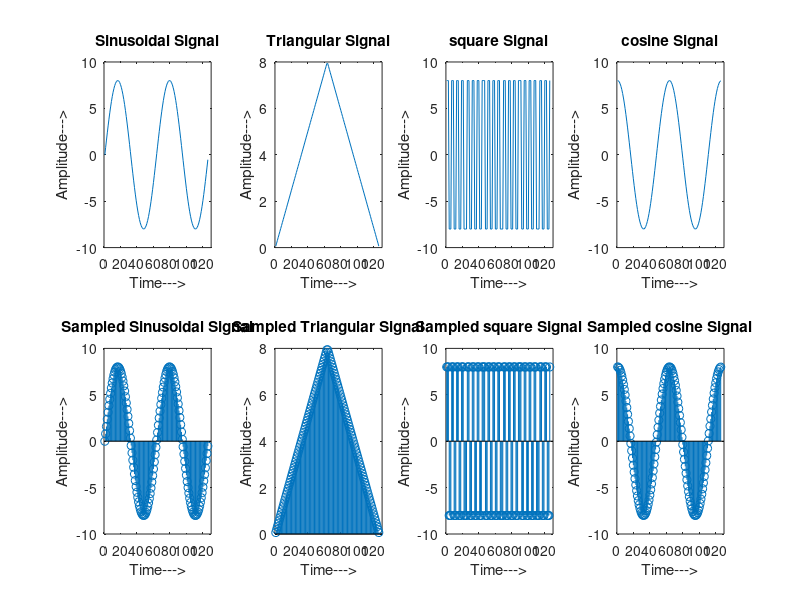
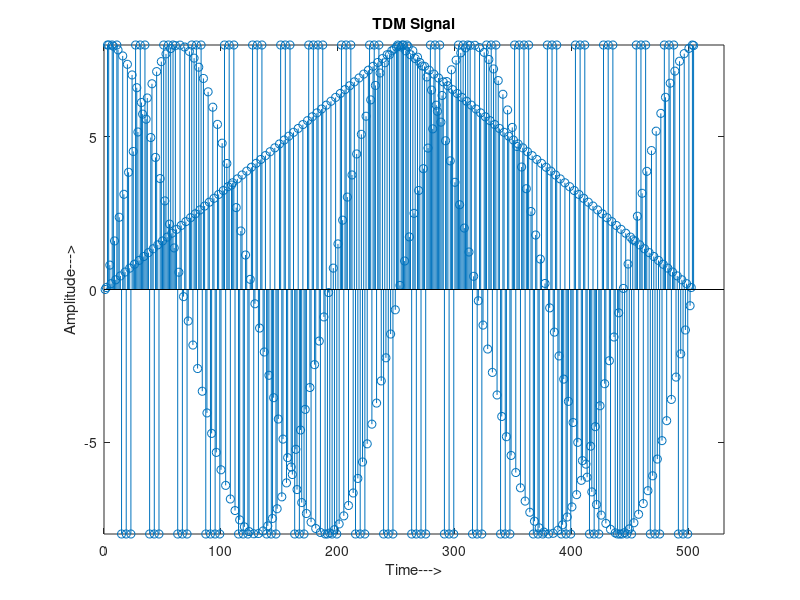
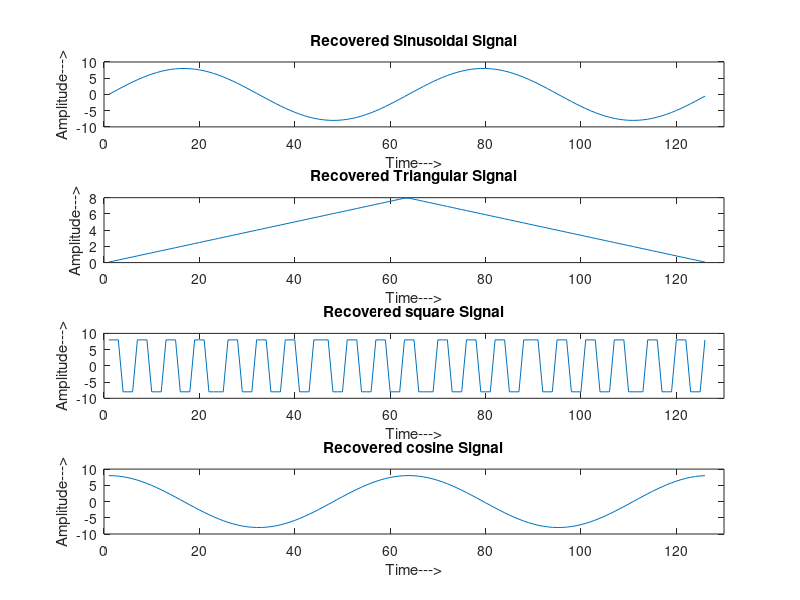

The MATLAB script that drew these images, in order:
clc;
close all;
clear all;
 
x=0:.1:4*pi;

sig1=8*sin(x);                           
l=length(sig1);

sig2=8*triang(l);

sig3=8*square(1:l);

sig4=8*cos(x);
 
subplot(2,4,1);                          
plot(sig1);
title('Sinusoidal Signal');
ylabel('Amplitude--->');
xlabel('Time--->');
axis([0 130 -10 10]);

subplot(2,4,2);
plot(sig2);
title('Triangular Signal');
ylabel('Amplitude--->');
xlabel('Time--->');
axis([0 130 0 8]);

subplot(2,4,3);
plot(sig3);
title('square Signal');
ylabel('Amplitude--->');
xlabel('Time--->');
axis([0 130 -10 10]);

subplot(2,4,4);
plot(sig4);
title('cosine Signal');
ylabel('Amplitude--->');
xlabel('Time--->');
axis([0 130 -10 10]);
  
subplot(2,4,5);
stem(sig1);
title('Sampled Sinusoidal Signal');
ylabel('Amplitude--->');
xlabel('Time--->');
axis([0 130 -10 10]);

subplot(2,4,6);
stem(sig2);
title('Sampled Triangular Signal');
ylabel('Amplitude--->');
xlabel('Time--->');
axis([0 130 0 8]);

subplot(2,4,7);
stem(sig3);
title('Sampled square Signal');
ylabel('Amplitude--->');
xlabel('Time--->');
axis([0 130 -10 10]);

subplot(2,4,8);
stem(sig4);
title('Sampled cosine Signal');
ylabel('Amplitude--->');
xlabel('Time--->');
axis([0 130 -10 10]);

l1=length(sig1);
l2=length(sig2);
l3=length(sig3);
l4=length(sig4);

 for i=1:l1
  sig(1,i)=sig1(i);                     
  sig(2,i)=sig2(i);
  sig(3,i)=sig3(i);
  sig(4,i)=sig4(i);
 end  
 
tdmsig=reshape(sig,1,4*l1);               
 
figure
stem(tdmsig);
title('TDM Signal');
ylabel('Amplitude--->');
xlabel('Time--->');
axis([0 530 -8 8]);
 
 
 demux=reshape(tdmsig,4,l1);
 
 for i=1:l1
  sig5(i)=demux(1,i);                   
  sig6(i)=demux(2,i);
  sig7(i)=demux(3,i);
  sig8(i)=demux(4,i);
 end  
 
 figure
 subplot(4,1,1)
 plot(sig5);
 title('Recovered Sinusoidal Signal');
 ylabel('Amplitude--->');
 xlabel('Time--->');
 axis([0 130 -10 10]);
 
 subplot(4,1,2)
 plot(sig6);
 title('Recovered Triangular Signal');
 ylabel('Amplitude--->');
 xlabel('Time--->');
 axis([0 130 0 8]);
 
 subplot(4,1,3)
  plot(sig7);
 title('Recovered square Signal');
 ylabel('Amplitude--->');
 xlabel('Time--->');
 axis([0 130 -10 10]);
 
  subplot(4,1,4)
  plot(sig8);
 title('Recovered cosine Signal');
 ylabel('Amplitude--->');
 xlabel('Time--->');
 axis([0 130 -10 10]);
